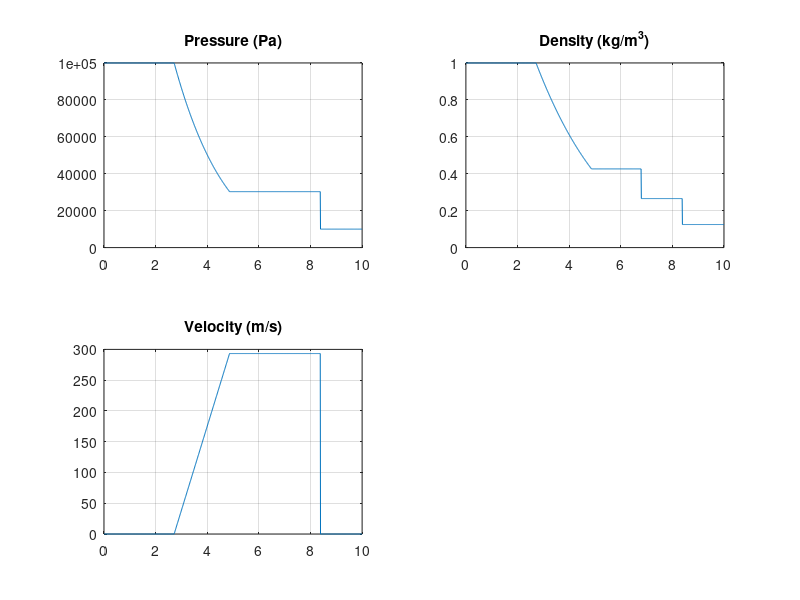

This figure's MATLAB source:
% Project 1 - Shock Tube Case 1 Analytical Solution
clear all; clc;

% Initial Parameters for Case 1 [cite: 474-476]
P4 = 1e5; rho4 = 1.0; u4 = 0;
P1 = 1e4; rho1 = 0.125; u1 = 0;
gamma = 1.4; R = 287;
t = 0.0061; % Example time at 6.1 msec [cite: 650]
L = 10; x_mid = 5; 
Nx = 1000; x = linspace(0, L, Nx);

% Sound speeds [cite: 447, 610]
a1 = sqrt(gamma * P1 / rho1);
a4 = sqrt(gamma * P4 / rho4);

% Pressure Ratio PR = P2/P1 (given for Case 1) 
PR = 3.031;
P2 = PR * P1;
P3 = P2; % cite: 451, 607

% Calculate Region 2 Properties 
alpha = (gamma + 1) / (gamma - 1);
rho2 = rho1 * (1 + alpha * PR) / (alpha + PR);
u2 = u1 + a1 * (PR - 1) / sqrt(gamma * (gamma-1)/2 * (1 + alpha * PR));
u3 = u2; % cite: 451, 607

% Region 3 Density and Sound Speed [cite: 452, 615]
rho3 = rho4 * (P3 / P4)^(1/gamma);
a3 = sqrt(gamma * P3 / rho3);

% Shock Speed (W) [cite: 447, 625]
W = u1 + a1 * sqrt((gamma + 1)/(2 * gamma) * (PR - 1) + 1);

% Wave Locations [cite: 581, 626, 632]
x_shock = x_mid + W * t;
x_contact = x_mid + u2 * t;
x_fan_right = x_mid + (u3 - a3) * t;
x_fan_left = x_mid - a4 * t;

% Initialize vectors
P = zeros(1, Nx); rho = zeros(1, Nx); u = zeros(1, Nx);

for i = 1:Nx
    rel_x = x(i);
    if rel_x <= x_fan_left % Region 4 [cite: 578]
        P(i) = P4; rho(i) = rho4; u(i) = u4;
    elseif rel_x < x_fan_right % Expansion Fan [cite: 456, 627, 628]
        u(i) = 2/(gamma+1) * (a4 + (x(i)-x_mid)/t);
        rho(i) = rho4 * (1 - (gamma-1)/2 * (u(i)/a4))^(2/(gamma-1));
        P(i) = P4 * (rho(i)/rho4)^gamma;
    elseif rel_x <= x_contact % Region 3 [cite: 576]
        P(i) = P3; rho(i) = rho3; u(i) = u3;
    elseif rel_x <= x_shock % Region 2 [cite: 571, 572]
        P(i) = P2; rho(i) = rho2; u(i) = u2;
    else % Region 1 [cite: 570]
        P(i) = P1; rho(i) = rho1; u(i) = u1;
    end
end

% Plotting results [cite: 493, 498]
subplot(2,2,1); plot(x, P); title('Pressure (Pa)'); grid on;
subplot(2,2,2); plot(x, rho); title('Density (kg/m^3)'); grid on;
subplot(2,2,3); plot(x, u); title('Velocity (m/s)'); grid on;
